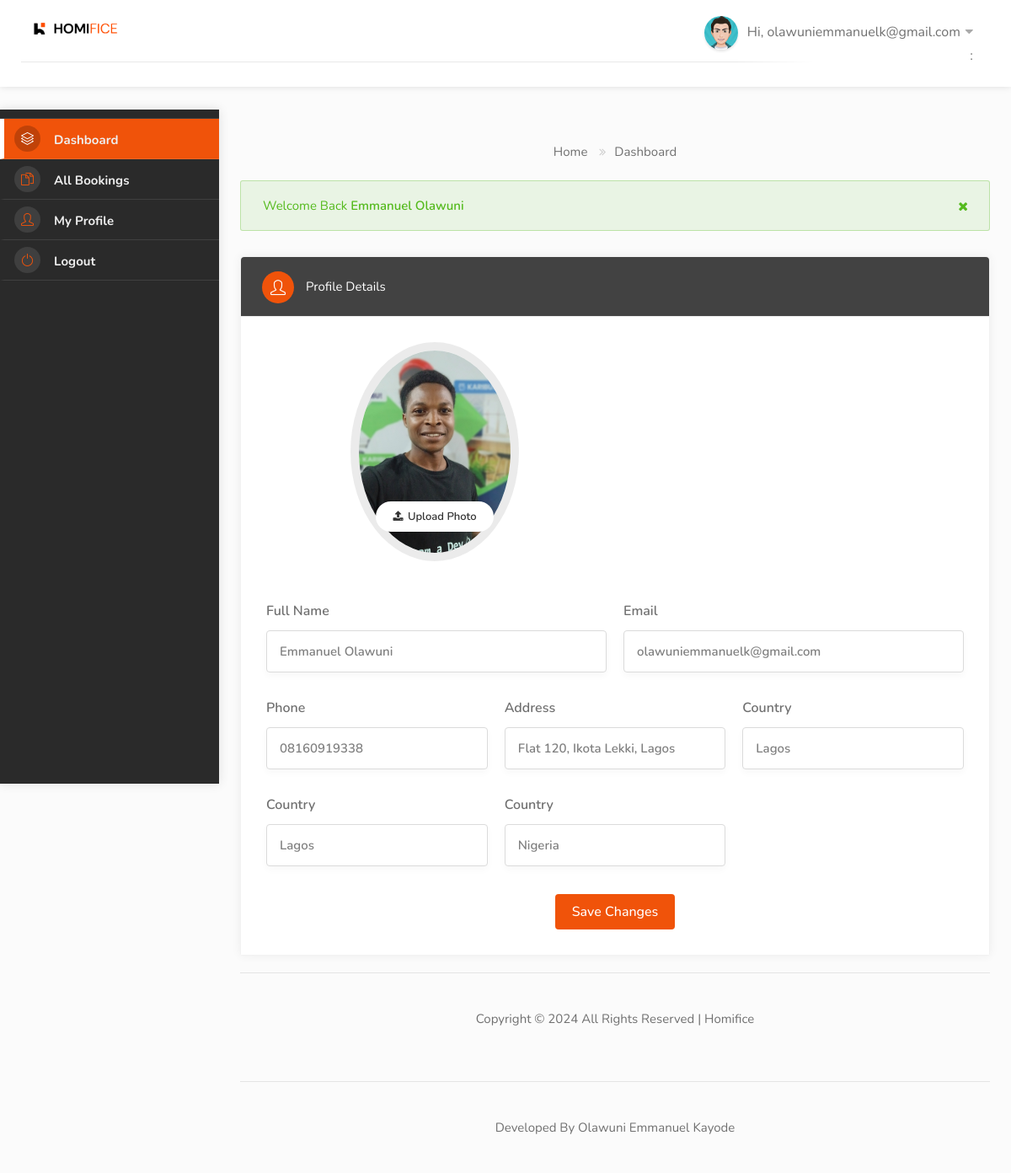
Screenshot of /dashboard/profile/ (signed in) with the database file from the repository.
### userauths/models.py (models this page shows, shortened)
class User(AbstractUser):
    full_name = models.CharField(max_length=500, null=True, blank=True)
    username = models.CharField(max_length=500, unique=True)
    email = models.EmailField(unique=True)
    phone = models.CharField(max_length=20, null=True, blank=True)  # For country prefix
    gender = models.CharField(max_length=20, choices=GENDER, default="Other")
    otp = models.CharField(max_length=100, null=True, blank=True)
    USERNAME_FIELD = 'email'  # Use email as the unique identifier for login
    REQUIRED_FIELDS = ['username']  # Required fields for user creation

class Profile(models.Model):
    profileID = ShortUUIDField(length=7, max_length=25, alphabet="abcdefghijklmnopqrstuvwxyz123")
    image = models.FileField(upload_to=user_directory_path, default="default.jpg", null=True, blank=True)
    user = models.OneToOneField(User, on_delete=models.CASCADE)
    full_name = models.CharField(max_length=500, null=True, blank=True)
    phone = models.CharField(max_length=20, null=True, blank=True)  # For country prefix
    gender = models.CharField(max_length=20, choices=GENDER, default="Other")
    country = models.CharField(max_length=100, null=True, blank=True)
    city = models.CharField(max_length=100, null=True, blank=True)
    state = models.CharField(max_length=100, null=True, blank=True)
    address = models.CharField(max_length=200, null=True, blank=True)
    identity_type = models.CharField(max_length=100, choices=IDENTITY_TYPE, null=True, blank=True)
    identity_image = models.FileField(upload_to=user_directory_path, default="default.jpg", null=True, blank=True)
    facebook = models.URLField(null=True, blank=True)
    twitter = models.URLField(null=True, blank=True)
    wallet = models.DecimalField(max_digits=12, decimal_places=2, default=0.00)
    verified = models.BooleanField(default=False)
    date = models.DateTimeField(auto_now_add=True)
    class Meta:
        ordering = ['-date']

### user_dashboard/views.py (the view)
# urls.py: path("profile/", views.profile, name="profile"),
@login_required
def profile(request):
    profile = Profile.objects.get(user=request.user)
    if request.method == "POST":
        userForm = UserUpdateForm(request.POST, instance=request.user)
        profileForm = ProfileUpdateForm(request.POST, request.FILES, instance=request.user.profile)
        if userForm.is_valid() and profileForm.is_valid():
            userForm.save()
            profileForm.save()
            messages.success(request, "Your profile has been updated successfully.")
            return redirect("user_dashboard:profile")
    else:
        userForm = UserUpdateForm(instance=request.user)
        profileForm = ProfileUpdateForm(instance=request.user.profile)
    context = {
        "profile": profile,
        "userForm": userForm,
        "profileForm": profileForm,
    }
    return render(request, "user_dashboard/profile.html", context)

### userauths/forms.py
class UserUpdateForm(forms.ModelForm):
    class Meta:
        model = User
        fields= ['email']

class ProfileUpdateForm(forms.ModelForm):
    class Meta:
        model = Profile
        fields = [
            "image",
            "full_name",
            "phone",
            "gender",
            "country",
            "city",
            "state",
            "address",
            "identity_type",
            "identity_image",
            "facebook",
            "twitter",
        ]
        widgets = {
            'image': FileInput(attrs={"onchange":"loadFile(event)", "class":"upload" }),
        }

### templates/user_dashboard/profile.html (shortened to what this page needs)
{% extends 'partials/dashboard_base.html' %}
{% load static %}
{% block content %}
<div class="row">
    <div class="col-lg-12 col-md-12">
        <div class="utf_dashboard_list_box margin-top-0">
            <h4 class="gray"><i class="sl sl-icon-user"></i> Profile Details</h4>
            <div class="utf_dashboard_list_box-static">
                <form method="POST" enctype="multipart/form-data">
                    <div class="edit-profile-photo" style="width:400px;" id="profile_image_preview"> <img src="{{ profile.image.url }}" alt="">
                    <div class=" change-photo-btn">
                        <div class="photoUpload"> <span><i class="fa fa-upload"></i> Upload Photo</span>
                        </div>
                    </div>
                </div>
                <div class="my-profile">
                <div class="row with-forms">
                    <div class="col-md-6">
                        <label>Full Name</label>
                        {{ profileForm.full_name }}
                    </div>
                    <div class="col-md-6">
                        <label>Email</label>
                        {{ userForm.email}}
                    </div>
                    <div class="col-md-4">
                        <label>Phone</label>
                        {{ profileForm.phone }}
                    </div>
                    <div class="col-md-4">
                        <label>Address</label>
                        {{ profileForm.address }}
                    </div>
                    <div class="col-md-4">
                        <label>Country</label>
                        {{ profileForm.city }}
                    </div>
                    <div class="col-md-4">
                        <label>Country</label>
                        {{ profileForm.state }}
                    </div>
                    <div class="col-md-4">
                        <label>Country</label>
                        {{ profileForm.country }}
                    </div>
                </div>
            </form>
            </div>
            <button type="submit" class="button preview btn_center_item margin-top-15">Save Changes</button>
        </div>
    </div>
</div>
<div class="col-md-12">
    <div class="footer_copyright_part">Copyright © 2024 All Rights Reserved | Homifice </div>
    <div class="footer_copyright_part">Developed By Olawuni Emmanuel Kayode </div>
</div>
</div>
</div>
{% endblock content %}

### templates/partials/dashboard_base.html (shortened to what this page needs)
{% load static %}
<!DOCTYPE html>
<html lang="zxx">
<head>
  <link rel="stylesheet" href="{% static 'css/stylesheet.css' %}">
  <link rel="stylesheet" href="{% static 'css/mmenu.css' %}">
  <link rel="stylesheet" href="{% static 'css/perfect-scrollbar.css' %}">
  <link rel="stylesheet" href="{% static 'css/style.css' %}" id="colors">
</head>
<body>
  <div id="main_wrapper">
    <header id="header_part" class="fixed fullwidth_block dashboard">
      <div id="header" class="not-sticky">
        <div class="container">
          <div class="utf_left_side">
            <div id="logo"> <a href="index_1.html"><img src="{% static 'images/logo.png' %}" alt=""></a>  </div>
            <nav id="navigation" class="style_one">
            </nav>
            <div class="clearfix"></div>
          </div>
          <div class="utf_right_side">
            <div class="header_widget">
              <div class="utf_user_menu">
                <div class="utf_user_name"><span><img src="{% static 'images/dashboard-avatar.jpg' %}" alt=""></span>Hi,
                  {{ request.user.email }}</div>:
              </div>
            </div>
          </div>
        </div>
      </div>
    </header>
    <div id="dashboard">
      {% include 'partials/dashboard_sidebar.html' %}
      <div class="utf_dashboard_content">
          <div class="row margin-bottom-20">
            <div class="col-md-12">
              <nav id="breadcrumbs">
                <ul>
                  <li><a href="index_1.html">Home</a></li>
                  <li>Dashboard</li>
                </ul>
              </nav>
            </div>
          </div>
        <div class="row">
          <div class="col-md-12">
            <div class="notification success closeable margin-bottom-30">
              <p>Welcome Back <strong>{{ request.user.full_name }}</strong></p>
              <a class="close" href="#"></a>
            </div>
          </div>
        </div>
        {% block content %}
        {% endblock content %}
</body>
</html>

### static/css/mmenu.css (style rules this page uses)
:root { --mm-line-height:20px; --mm-listitem-size:44px; --mm-navbar-size:44px; --mm-offset-top:0; --mm-offset-right:0; --mm-offset-bottom:0; --mm-offset-left:0; --mm-color-border:rgba(0, 0, 0, 0.1); --mm-color-button:rgba(0, 0, 0, 0.3); --mm-color-text:rgba(0, 0, 0, 0.75); --mm-color-text-dimmed:rgba(0, 0, 0, 0.3); --mm-color-background:#f3f3f3; --mm-color-background-highlight:rgba(0, 0, 0, 0.05); --mm-color-background-emphasis:rgba(255, 255, 255, 0.4); --mm-shadow:0 0 10px rgba(0, 0, 0, 0.3) }

### static/css/style.css (style rules this page uses)
body { color: #707070; font-size: 15px; line-height: 28px; background-color: #fff; }
body p { font-size: 16px; line-height: 28px; }
body, h1, h2, h3, h4, h5, h6, input[type="text"], input[type="password"], input[type="email"], textarea, select, input[type="button"], input[type="submit"], button, #tiptip_content, .map-box p, .map-box div, .numerical-rating .utf_counter_star_rating, body .nav_responsive i.menu-trigger:after { font-family:'Nunito', sans-serif; text-transform: none; }
h1, h2, h3, h4, h5, h6 { color: #323232; }
* { margin: 0px; padding: 0px; box-sizing: border-box; }
ul, li { margin: 0px; list-style-type: none; }
label { display: block; margin: 0; }

### rows the page displays
User: user.email "olawuniemmanuelk@gmail.com", user.full_name "Emmanuel Olawuni", email "olawuniemmanuelk@gmail.com"
Profile: image (picture), full_name "Emmanuel Olawuni", phone "08160919338", address "Flat 120, Ikota Lekki, Lagos", city "Lagos", state "Lagos", country "Nigeria"
